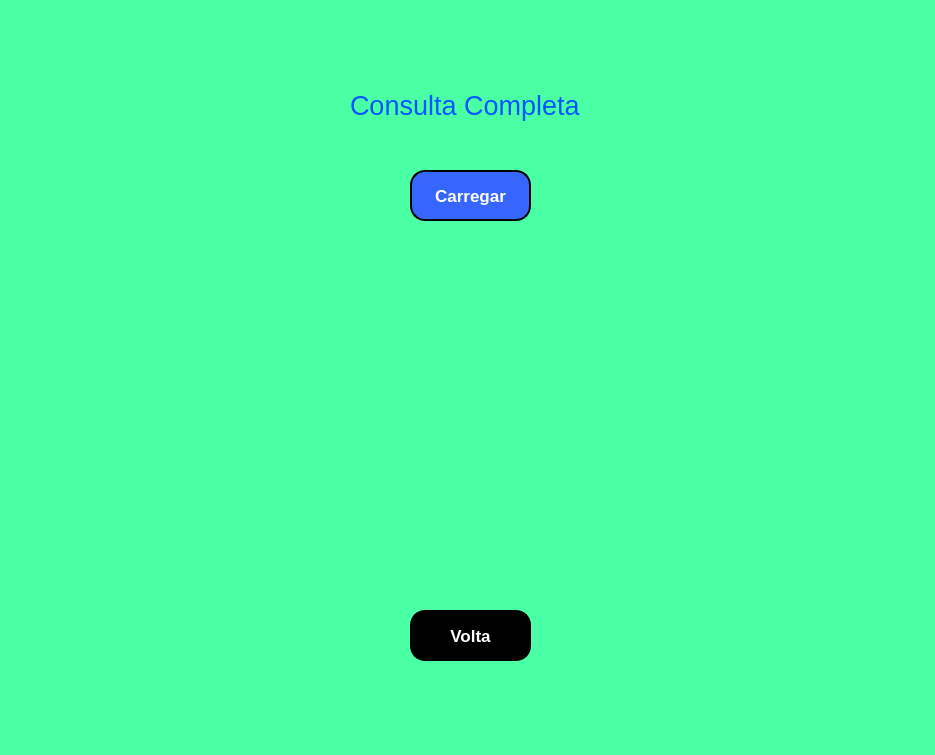
<?xml version="1.0" encoding="UTF-8"?>
<ui version="4.0">
 <class>MainWindow</class>
 <widget class="QMainWindow" name="MainWindow">
  <property name="geometry">
   <rect>
    <x>0</x>
    <y>0</y>
    <width>935</width>
    <height>755</height>
   </rect>
  </property>
  <property name="windowTitle">
   <string>MainWindow</string>
  </property>
  <property name="styleSheet">
   <string notr="true">background-color: rgb(75, 255, 165);</string>
  </property>
  <widget class="QWidget" name="centralwidget">
   <widget class="QLabel" name="label_2">
    <property name="geometry">
     <rect>
      <x>460</x>
      <y>540</y>
      <width>31</width>
      <height>61</height>
     </rect>
    </property>
    <property name="text">
     <string/>
    </property>
    <property name="pixmap">
     <pixmap>usuario.png</pixmap>
    </property>
   </widget>
   <widget class="QPushButton" name="pushButton_6">
    <property name="geometry">
     <rect>
      <x>410</x>
      <y>610</y>
      <width>121</width>
      <height>51</height>
     </rect>
    </property>
    <property name="font">
     <font>
      <pointsize>13</pointsize>
      <weight>75</weight>
      <bold>true</bold>
     </font>
    </property>
    <property name="styleSheet">
     <string notr="true">background-color: rgb(555, 102, 255);
color: rgb(255, 255, 255);
border-style: outset;
border-width: 2px;
border-radius: 15px;
border-color: black;</string>
    </property>
    <property name="text">
     <string>Volta</string>
    </property>
   </widget>
   <widget class="QLabel" name="label_6">
    <property name="geometry">
     <rect>
      <x>350</x>
      <y>90</y>
      <width>251</width>
      <height>31</height>
     </rect>
    </property>
    <property name="font">
     <font>
      <pointsize>20</pointsize>
     </font>
    </property>
    <property name="styleSheet">
     <string notr="true">color: rgb(0, 85, 255);</string>
    </property>
    <property name="text">
     <string>Consulta Completa</string>
    </property>
   </widget>
   <widget class="QPushButton" name="pushButton_7">
    <property name="geometry">
     <rect>
      <x>410</x>
      <y>170</y>
      <width>121</width>
      <height>51</height>
     </rect>
    </property>
    <property name="font">
     <font>
      <pointsize>13</pointsize>
      <weight>75</weight>
      <bold>true</bold>
     </font>
    </property>
    <property name="styleSheet">
     <string notr="true">background-color: rgb(55, 102, 255);
color: rgb(255, 255, 255);
border-style: outset;
border-width: 2px;
border-radius: 15px;
border-color: black;</string>
    </property>
    <property name="text">
     <string>Carregar</string>
    </property>
   </widget>
   <widget class="QLabel" name="label_4">
    <property name="geometry">
     <rect>
      <x>350</x>
      <y>280</y>
      <width>231</width>
      <height>211</height>
     </rect>
    </property>
    <property name="text">
     <string/>
    </property>
    <property name="pixmap">
     <pixmap>pngwing.com.png</pixmap>
    </property>
   </widget>
   <zorder>label_4</zorder>
   <zorder>label_2</zorder>
   <zorder>pushButton_6</zorder>
   <zorder>label_6</zorder>
   <zorder>pushButton_7</zorder>
  </widget>
  <widget class="QMenuBar" name="menubar">
   <property name="geometry">
    <rect>
     <x>0</x>
     <y>0</y>
     <width>935</width>
     <height>22</height>
    </rect>
   </property>
  </widget>
  <widget class="QStatusBar" name="statusbar"/>
 </widget>
 <resources/>
 <connections/>
</ui>
